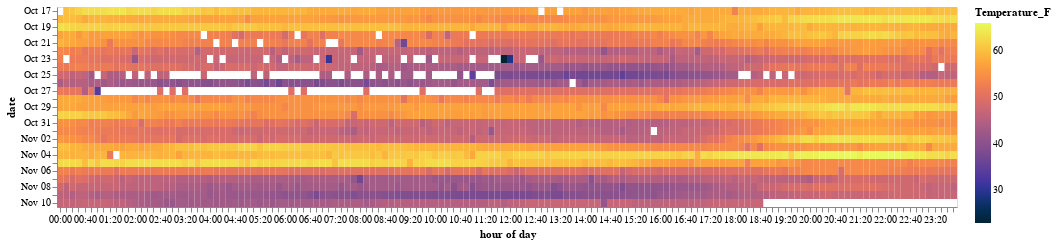

Notebook code for this chart:
### Code cell
f1 = alt.Chart(dfsub.reset_index()).mark_rect().encode(
    alt.X('hoursminutes(created_at):O', title='hour of day' ),
    alt.Y('monthdate(created_at):O', title='date'),
    alt.Color('Temperature_F:Q', title='Temperature_F', scale=alt.Scale(range=palettable.cmocean.sequential.Thermal_20.hex_colors)),
    tooltip=['hoursminutes(created_at):O','monthdate(time (UTC)):O','Temperature_F:Q']
).properties(
    width=900,
    height=200
)


f1

### Figure 1 — Vega-Lite specification as saved in the notebook (floating-point values rounded to 4 significant figures; data arrays with more than 128 entries replaced by an {"elided": "..."} marker saying what was removed)
{"config": {"view": {"continuousWidth": 400, "continuousHeight": 300}}, "data": {"name": "data-963860e5109c7ab0d01e822d737fa7b7"}, "mark": "rect", "encoding": {"color": {"type": "quantitative", "field": "Temperature_F", "scale": {"range": ["#042333", "#072C4D", "#12326F", "#273491", "#4635A0", "#5B3D9B", "#6E4794", "#804E8F", "#92558B", "#A65C86", "#BA627E", "#CE6971", "#E07163", "#EE7D53", "#F88E44", "#FBA13D", "#FBB73D", "#F8CD44", "#F1E44F", "#E8FA5B"]}, "title": "Temperature_F"}, "tooltip": [{"type": "ordinal", "field": "created_at", "timeUnit": "hoursminutes"}, {"type": "ordinal", "field": "time (UTC)", "timeUnit": "monthdate"}, {"type": "quantitative", "field": "Temperature_F"}], "x": {"type": "ordinal", "field": "created_at", "timeUnit": "hoursminutes", "title": "hour of day"}, "y": {"type": "ordinal", "field": "created_at", "timeUnit": "monthdate", "title": "date"}}, "height": 200, "width": 900, "$schema": "https://vega.github.io/schema/vega-lite/v4.8.1.json", "datasets": {"data-963860e5109c7ab0d01e822d737fa7b7": {"elided": "3434 records"}}}
